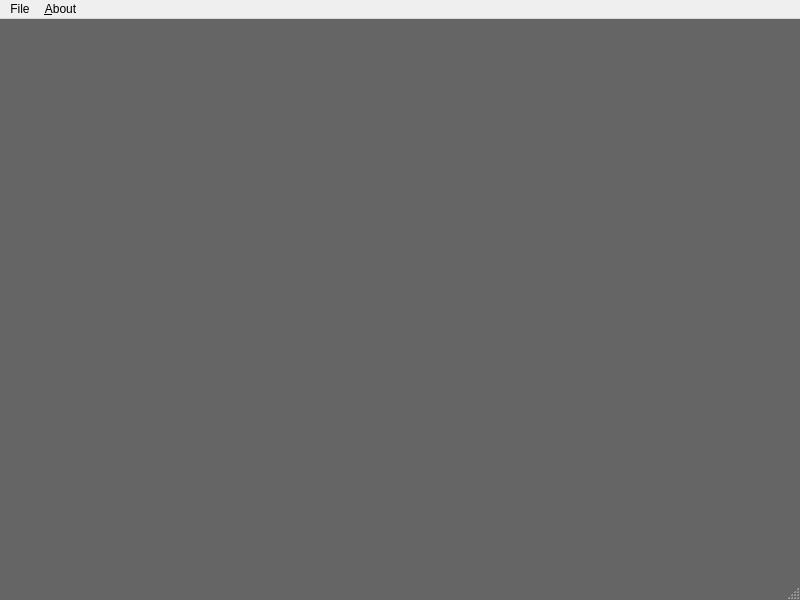
<?xml version="1.0" encoding="UTF-8"?>
<ui version="4.0">
 <class>window</class>
 <widget class="QMainWindow" name="window">
  <property name="geometry">
   <rect>
    <x>0</x>
    <y>0</y>
    <width>800</width>
    <height>600</height>
   </rect>
  </property>
  <property name="windowTitle">
   <string>Test</string>
  </property>
  <property name="windowOpacity">
   <double>1.000000000000000</double>
  </property>
  <property name="autoFillBackground">
   <bool>false</bool>
  </property>
  <property name="styleSheet">
   <string notr="true">QMainWindow{
	background-color: rgb(101, 101, 101)
}</string>
  </property>
  <widget class="QWidget" name="centralwidget"/>
  <widget class="QMenuBar" name="menubar">
   <property name="geometry">
    <rect>
     <x>0</x>
     <y>0</y>
     <width>800</width>
     <height>21</height>
    </rect>
   </property>
   <widget class="QMenu" name="menuFile">
    <property name="title">
     <string>File</string>
    </property>
    <addaction name="actionsave"/>
    <addaction name="actionclose"/>
   </widget>
   <widget class="QMenu" name="menuabout">
    <property name="title">
     <string>&amp;About</string>
    </property>
   </widget>
   <addaction name="menuFile"/>
   <addaction name="menuabout"/>
  </widget>
  <widget class="QStatusBar" name="statusbar"/>
  <action name="actionsave">
   <property name="text">
    <string>save</string>
   </property>
  </action>
  <action name="actionclose">
   <property name="text">
    <string>close</string>
   </property>
  </action>
 </widget>
 <resources/>
 <connections/>
</ui>
